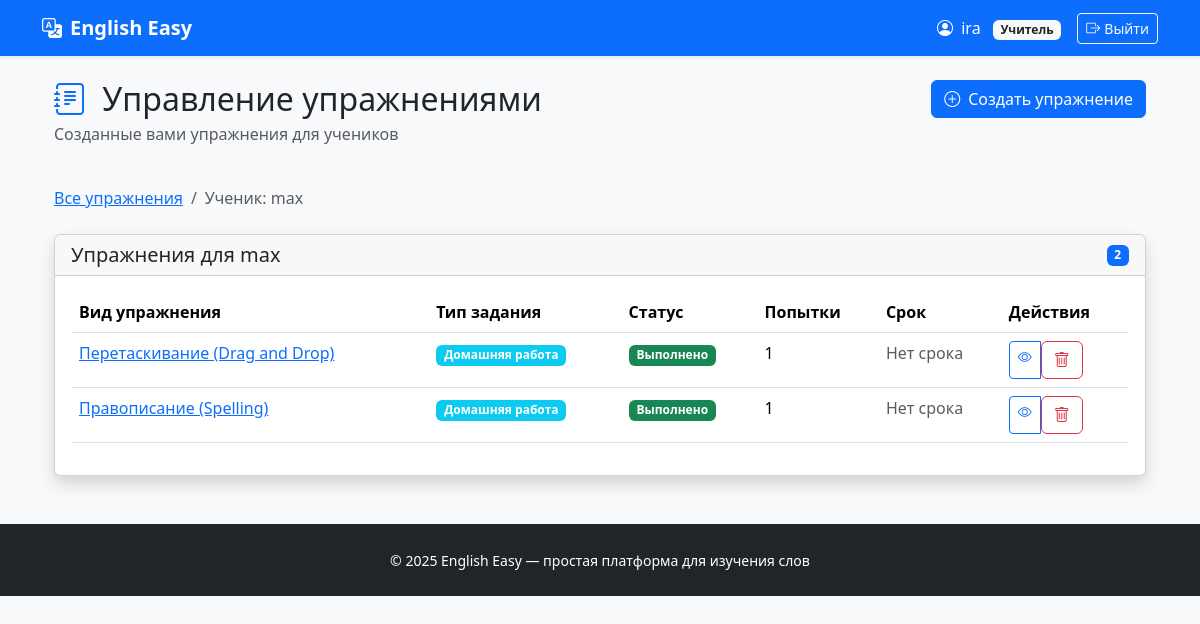
Page /exercises/teacher/3/ (signed in) on the earlier database version.
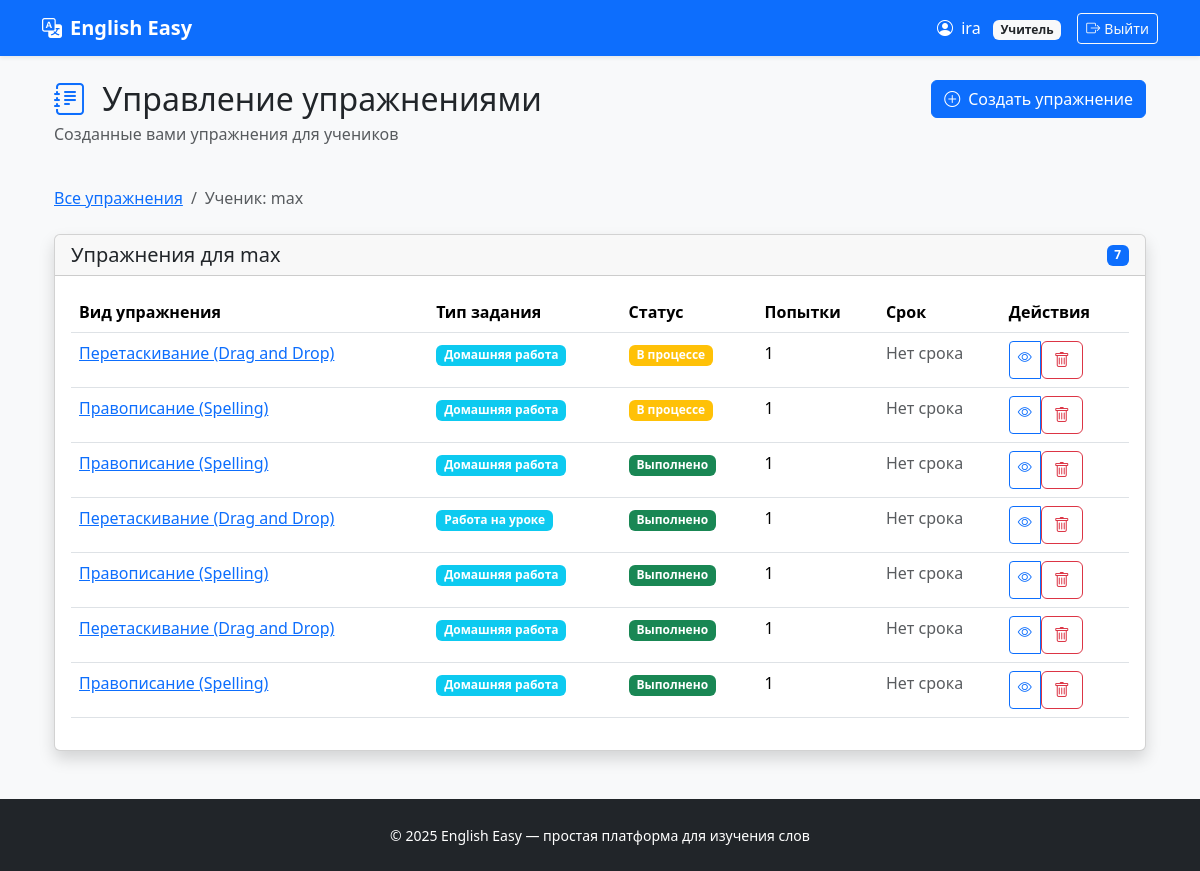
Same page on the later database version.
### exercises/models.py (models this page shows, shortened)
class Exercise(models.Model):
    ASSIGNMENT_TYPE_CHOICES = [
        ('homework', 'Домашняя работа'),
        ('classwork', 'Работа на уроке'),
        ('test', 'Контрольная работа'),
    ]
    STATUS_CHOICES = [
        ('not_started', 'Не начато'),
        ('in_progress', 'В процессе'),
        ('completed', 'Выполнено'),
        ('graded', 'Проверено'),
    ]
    description = models.TextField('Описание', blank=True)
    student = models.ForeignKey(
        settings.AUTH_USER_MODEL,
        on_delete=models.CASCADE,
        related_name='exercises',
        limit_choices_to={'role': 'student'},
        verbose_name='Ученик'
    )
    teacher = models.ForeignKey(
        settings.AUTH_USER_MODEL,
        on_delete=models.CASCADE,
        related_name='created_exercises',
        limit_choices_to={'role': 'teacher'},
        verbose_name='Учитель'
    )
    assignment_type = models.CharField(
        'Тип задания',
        max_length=20,
        choices=ASSIGNMENT_TYPE_CHOICES,
        default='homework'
    )
    status = models.CharField(
        'Статус',
        max_length=20,
        choices=STATUS_CHOICES,
        default='not_started'
    )
    attempts = models.IntegerField('Количество попыток', default=0)
    created_at = models.DateTimeField('Создано', auto_now_add=True)
    updated_at = models.DateTimeField('Обновлено', auto_now=True)
    due_date = models.DateTimeField('Срок выполнения', null=True, blank=True)
    completed_at = models.DateTimeField('Завершено', null=True, blank=True)
    teacher_comment = models.TextField('Комментарий учителя', blank=True)
    exercise_type = models.CharField('Тип упражнения', max_length=50, default='spelling_drag_drop')
    class Meta:
        verbose_name = 'Упражнение'
        verbose_name_plural = 'Упражнения'
        ordering = ['-created_at']
    def get_concrete_exercise(self):
        if self.exercise_type == 'spelling_drag_drop':
            return self.spellingdragdropexercise
        elif self.exercise_type == 'letter_soup':
            return self.lettersoupexercise
        return None
    def get_assignment_type_display(self):
        return dict(self.ASSIGNMENT_TYPE_CHOICES).get(self.assignment_type, self.assignment_type)

class SpellingDragDropExercise(models.Model):
    EXERCISE_TYPE_CHOICES = [
        ('spelling', 'Правописание (Spelling)'),
        ('drag_and_drop', 'Перетаскивание (Drag and Drop)'),
    ]
    exercise = models.OneToOneField(
        Exercise,
        on_delete=models.CASCADE,
        related_name='spellingdragdropexercise',
        primary_key=True
    )
    type = models.CharField(
        'Тип упражнения',
        max_length=20,
        choices=EXERCISE_TYPE_CHOICES,
        default='spelling'
    )
    pairs = models.JSONField('Пары слов', default=list)
    shuffle_letters = models.BooleanField('Перемешивать буквы', default=True)
    show_hints = models.BooleanField('Показывать подсказки', default=True)
    class Meta:
        verbose_name = 'Spelling/Drag & Drop упражнение'
        verbose_name_plural = 'Spelling/Drag & Drop упражнения'

### exercises/views.py (the view, shortened to what this page needs)
# urls.py: path('teacher/', views.teacher_exercises_list, name='teacher_exercises'),
@login_required
def teacher_exercises_list(request, student_id=None):
    if not request.user.is_teacher():
        return redirect('dashboard:home')
    exercises = Exercise.objects.filter(teacher=request.user)
    if student_id:
        student = get_object_or_404(User, id=student_id, role='student')
        exercises = exercises.filter(student=student)
    else:
        student = None
    students_with_exercises = []
    return render(request, 'exercises/list.html', {
        'exercises': exercises,
        'student': student,
        'students_with_exercises': students_with_exercises,
        'show_student_column': not student_id,
    })

### users/models.py (called while the page is built)
    def is_teacher(self):
        return self.role == 'teacher'

### exercises/templates/exercises/list.html (shortened to what the changed rows need)
{% extends 'base.html' %}
{% block content %}
    <div class="container-fluid">
        <div class="row mb-4">
            <div class="col">
                <h1 class="h2 mb-1">
                    <i class="bi bi-journal-text text-primary me-2"></i>
                    Управление упражнениями
                </h1>
            </div>
        </div>
        {% if students_with_exercises %}
            <div class="row">
                {% for item in students_with_exercises %}
                    <div class="col-md-6 col-lg-4 mb-4">
                        <div class="card h-100 shadow-sm">
                            <div class="card-header bg-light">
                                <h5 class="mb-0">{{ item.student.get_full_name|default:item.student.username }}</h5>
                            </div>
                            <div class="card-body">
                                <div class="mb-3">
                                    <div class="row text-center">
                                        <div class="col-4">
                                            <div class="h3 mb-0">{{ item.count }}</div>
                                            <small class="text-muted">Всего</small>
                                        </div>
                                        <div class="col-4">
                                            <div class="h3 mb-0 text-success">{{ item.completed }}</div>
                                            <small class="text-muted">Выполнено</small>
                                        </div>
                                        <div class="col-4">
                                            <div class="h3 mb-0 text-primary">{{ item.graded }}</div>
                                            <small class="text-muted">Проверено</small>
                                        </div>
                                    </div>
                                </div>
                                {% if item.exercises %}
                                    <div class="list-group list-group-flush">
                                        {% for exercise in item.exercises|slice:":3" %}
                                            <a href="{% url 'exercises:exercise_detail' exercise.id %}"
                                               class="list-group-item list-group-item-action">
                                                <div class="d-flex justify-content-between">
                                                    <span>{{ exercise.get_exercise_type_display }}</span>
                                                    <span class="badge bg-{{ exercise.status }}">
                                                    {{ exercise.get_status_display }}
                                                </span>
                                                </div>
                                            </a>
                                        {% endfor %}
                                    </div>
                                {% else %}
                                    <p class="text-muted text-center py-3">Нет упражнений</p>
                                {% endif %}
                            </div>
                            <div class="card-footer bg-transparent">
                                <a href="{% url 'exercises:teacher_exercises_for_student' item.student.id %}"
                                   class="btn btn-sm btn-outline-primary w-100">
                                    Показать все
                                </a>
                            </div>
                        </div>
                    </div>
                {% endfor %}
            </div>
        {% else %}
            <div class="card shadow">
                <div class="card-header d-flex justify-content-between align-items-center">
                    <h5 class="mb-0">
                        Упражнения для
                        {% if student %}
                            {{ student.get_full_name|default:student.username }}
                        {% else %}
                            всех учеников
                        {% endif %}
                    </h5>
                    <span class="badge bg-primary">{{ exercises.count }}</span>
                </div>
                <div class="card-body">
                    {% if exercises %}
                        <div class="table-responsive">
                            <table class="table table-hover">
                                <thead>
                                <tr>
                                    <th>Вид упражнения</th>
                                    <th>Тип задания</th>
                                    <th>Статус</th>
                                    <th>Попытки</th>
                                    <th>Срок</th>
                                    <th>Действия</th>
                                </tr>
                                </thead>
                                <tbody>
                                {% for exercise in exercises %}
                                    <tr>
                                        <td>
                                            <a href="{% url 'exercises:exercise_detail' exercise.id %}">
                                                {% if exercise.exercise_type == 'spelling_drag_drop' %}
                                                    {% with exercise.get_concrete_exercise as concrete %}
                                                        {{ concrete.get_type_display }}
                                                    {% endwith %}
                                                {% elif exercise.exercise_type == 'letter_soup' %}
                                                    Буквенный суп
                                                {% else %}
                                                    {{ exercise.exercise_type }}
                                                {% endif %}
                                            </a>
                                        </td>
                                        <td>
                                            <span class="badge bg-info">
                                                {{ exercise.get_assignment_type_display }}
                                            </span>
                                        </td>
                                        <td>
                                            <span class="badge bg-{{ exercise.status }}"
                                                  id="status-{{ exercise.id }}">
                                                {{ exercise.get_status_display }}
                                            </span>
                                        </td>
                                        <td>
                                            {{ exercise.attempts }}
                                        </td>
                                        <td>
                                            {% if exercise.due_date %}
                                                {% if exercise.is_overdue %}
                                                    <span class="text-danger">
                                                        {{ exercise.due_date|date:"d.m.Y H:i" }}
                                                    </span>
                                                {% else %}
                                                    {{ exercise.due_date|date:"d.m.Y H:i" }}
                                                {% endif %}
                                            {% else %}
                                                <span class="text-muted">Нет срока</span>
                                            {% endif %}
                                        </td>
                                        <td>
                                            <div class="btn-group btn-group-sm">
                                                <a href="{% url 'exercises:exercise_detail' exercise.id %}"
                                                   class="btn btn-outline-primary" title="Просмотр">
                                                    <i class="bi bi-eye"></i>
                                                </a>
                                                <form method="post"
                                                      action="{% url 'exercises:delete_exercise' exercise.id %}"
                                                      class="d-inline"
                                                      onsubmit="return confirm('Вы уверены, что хотите удалить это упражнение?')">
                                                    <button type="submit"
                                                            class="btn btn-outline-danger"
                                                            title="Удалить">
                                                        <i class="bi bi-trash"></i>
                                                    </button>
                                                </form>
                                            </div>
                                        </td>
                                    </tr>
                                {% endfor %}
                                </tbody>
                            </table>
                        </div>
                    {% endif %}
                </div>
            </div>
        {% endif %}
    </div>
{% endblock %}

Differences in the rows shown:
added Exercise: get_concrete_exercise.type "Перетаскивание (Drag and Drop)", assignment_type "Домашняя работа", status "В процессе", attempts "1", shows "Нет срока"
added Exercise: get_concrete_exercise.type "Правописание (Spelling)", assignment_type "Домашняя работа", status "В процессе", attempts "1", shows "Нет срока"
added Exercise: get_concrete_exercise.type "Правописание (Spelling)", assignment_type "Домашняя работа", status "Выполнено", attempts "1", shows "Нет срока"
added Exercise: get_concrete_exercise.type "Перетаскивание (Drag and Drop)", assignment_type "Работа на уроке", status "Выполнено", attempts "1", shows "Нет срока"
added Exercise: get_concrete_exercise.type "Правописание (Spelling)", assignment_type "Домашняя работа", status "Выполнено", attempts "1", shows "Нет срока"
Other differences:
{{ exercises.count }}: "2" → "7"
